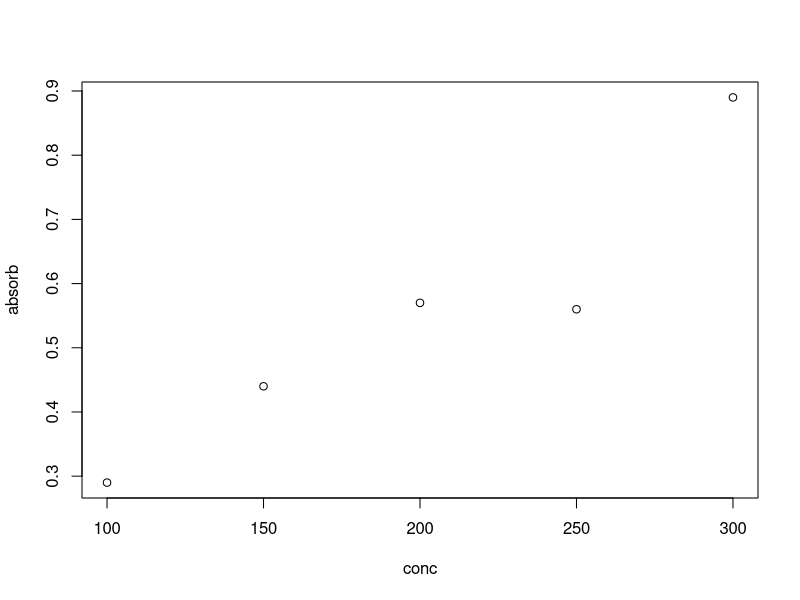

Write R code to recreate this figure.
### 22 July 2019 - Cat
# Let's make a standard curve for Total Phenolics


df.caffeic <- data.frame(conc=c(100, 150, 200, 250, 300), absorb=c(0.29,0.44,0.57,0.56,0.89))

lm(absorb~conc, data=df.caffeic)


plot(absorb~conc, data=df.caffeic)
